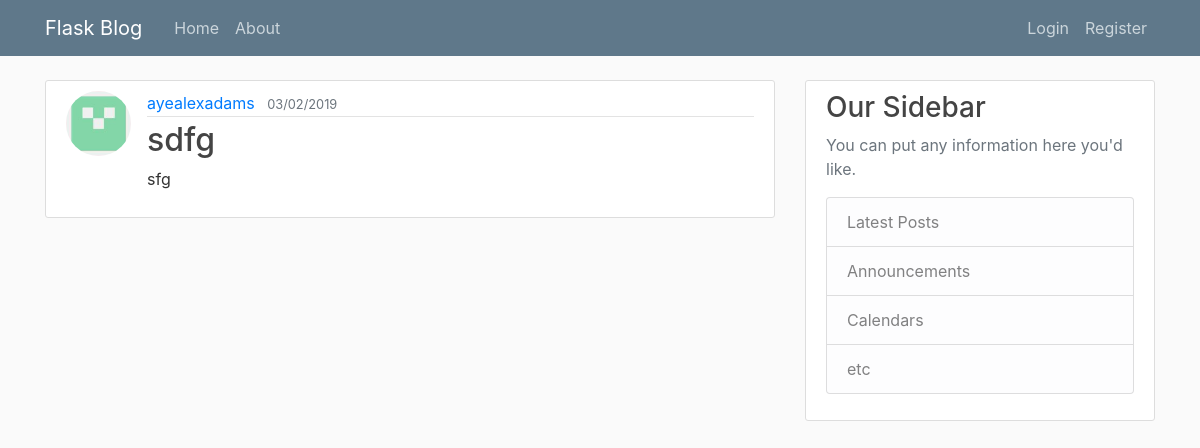
Screenshot of /post/2 with the database file from the repository.
### blog/models.py (models this page shows, shortened)
class User(db.Model, UserMixin):
	id = db.Column(db.Integer, primary_key=True)
	username = db.Column(db.String(20), unique=True, nullable=False)
	email = db.Column(db.String(120), unique=True, nullable=False)
	account_icon = db.Column(db.String(20), nullable=False, default="default.jpg")
	password = db.Column(db.String(60), nullable=False)
	posts = db.relationship("Post", backref="author", lazy=True)

class Post(db.Model):
	id = db.Column(db.Integer, primary_key=True)
	title = db.Column(db.String(100), nullable=False)
	content = db.Column(db.Text, nullable=False)
	date_posted = db.Column(db.DateTime, nullable=False, default=datetime.utcnow)
	deleted = db.Column(db.Boolean, nullable=False, default=False)
	user_id = db.Column(db.Integer, db.ForeignKey("user.id"), nullable=False)

### blog/routes.py (the view)
@app.route("/post/<int:post_id>")
def post(post_id):
	post = Post.query.get_or_404(post_id)
	legend = "New Post"
	title = post.title
	return render_template("post.html", title=title, post=post, legend=legend)

### blog/templates/post.html (shortened to what this page needs)
{% extends "layout.html" %}
{% block content %}
<article class="media content-section">
	<img class="rounded-circle article-img" src="{{ url_for('static', filename='account_icons/' + post.author.account_icon) }}">
	<div class="media-body">
		<div class="article-metadata">
			<a class="mr-2" href="{{ url_for('user_posts', username=post.author.username) }}">{{ post.author.username }}</a>
			<small class="text-muted">{{ post.date_posted.strftime("%d/%m/%Y") }}</small>
		</div>
		<h2 class="article-title" >{{ post.title }}</h2>
		<p class="article-content">{{ post.content }}</p>
	</div>
</article>
{% endblock %}

### blog/static/main.css (style rules this page uses)
body { background: #fafafa; color: #333333; margin-top: 5rem; }
h1, h2, h3, h4, h5, h6 { color: #444444; }
.content-section { background: #ffffff; padding: 10px 20px; border: 1px solid #dddddd; border-radius: 3px; margin-bottom: 20px; }
.article-title { color: #444444; }
.article-content { white-space: pre-line; }
.article-img { height: 65px; width: 65px; margin-right: 16px; }
.article-metadata { padding-bottom: 1px; margin-bottom: 4px; border-bottom: 1px solid #e3e3e3 }

### rows the page displays
User: account_icon (placeholder picture), author.username "ayealexadams"
Post: date_posted "03/02/2019", title "sdfg", content "sfg"
